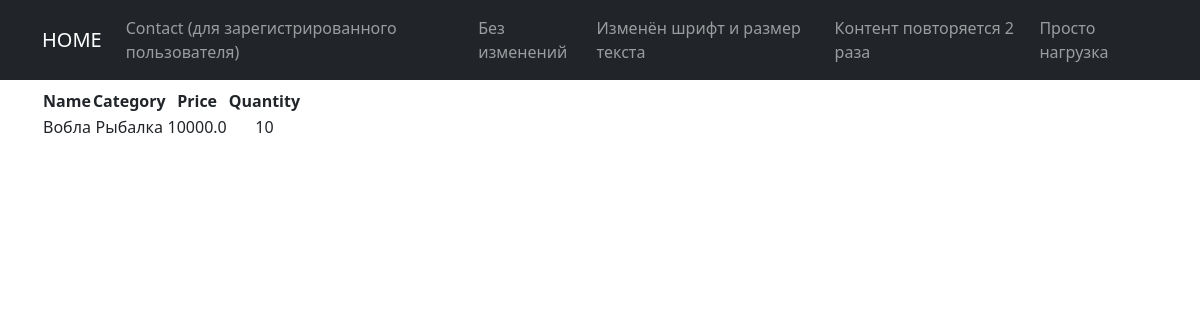
Page /products/6/ on the committed database.
### simpleapp/models.py (models this page shows, shortened)
class Product(models.Model):
    name = models.CharField(max_length=50, unique=True)
    description = models.TextField()
    quantity = models.IntegerField(validators=[MinValueValidator(0)])
    category = models.ForeignKey(to='Category', on_delete=models.CASCADE, related_name='products')
    price = models.FloatField(validators=[MinValueValidator(0.0)])

class Category(models.Model):
    name = models.CharField(max_length=50, unique=True)

### simpleapp/views.py (the view)
# urls.py: path('<int:pk>/', ProductDetailView.as_view(), name='product_detail'),  # Ссылка на детали товара
class ProductDetailView(DetailView):
    template_name = 'sample_app/product_detail.html'
    queryset = Product.objects.all()

### templates/sample_app/product_detail.html (shortened to what this page needs)
{% extends 'flatpages/default.html' %}
{% block content %}
<table>
    <thead>
        <th>
            Name
        </th>
        <th>
            Category
        </th>
        <th>
            Price
        </th>
        <th>
            Quantity
        </th>
    </thead>
    <tr>
        <td>
            {{ product.name|title }}
        </td>
        <td>
            {{ product.category.name|title }}
        </td>
        <td>
            {{ product.price }}
        </td>
        <td>
            {{ product.quantity }}
        </td>
    </tr>
</table>
{% endblock content %}

### rows in the picture
Product: name "Вобла", category.name "Рыбалка", price "10000.0", quantity "10"
